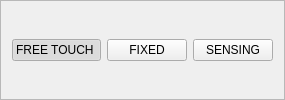
                <widget class="QFrame" name="frame_6">
                 <property name="frameShape">
                  <enum>QFrame::StyledPanel</enum>
                 </property>
                 <property name="frameShadow">
                  <enum>QFrame::Raised</enum>
                 </property>
                 <layout class="QHBoxLayout" name="horizontalLayout_17">
                  <item>
                   <widget class="QPushButton" name="b_freeTouchMode">
                    <property name="text">
                     <string>FREE TOUCH </string>
                    </property>
                    <property name="checkable">
                     <bool>true</bool>
                    </property>
                    <property name="checked">
                     <bool>true</bool>
                    </property>
                    <property name="autoExclusive">
                     <bool>true</bool>
                    </property>
                   </widget>
                  </item>
                  <item>
                   <widget class="QPushButton" name="b_pacingModeFixed">
                    <property name="text">
                     <string>FIXED</string>
                    </property>
                    <property name="checkable">
                     <bool>true</bool>
                    </property>
                    <property name="autoExclusive">
                     <bool>true</bool>
                    </property>
                   </widget>
                  </item>
                  <item>
                   <widget class="QPushButton" name="b_pacingModeSensing">
                    <property name="text">
                     <string>SENSING</string>
                    </property>
                    <property name="checkable">
                     <bool>true</bool>
                    </property>
                    <property name="autoExclusive">
                     <bool>true</bool>
                    </property>
                   </widget>
                  </item>
                 </layout>
                </widget>
